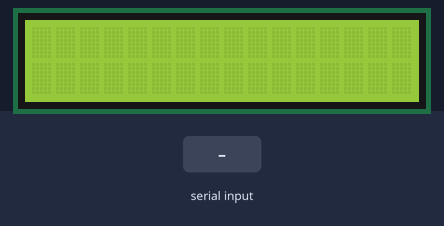
This sketch was run on a simulated Arduino Uno, built with avr-gcc and run on an emulated ATmega328P. Shown: 16×2 character LCD. The inputs (shaded band) are chosen by the test bench.

Above: at 1.2 s.
1.3 s: byte 30 received over Serial
2.8 s: byte 90 received over Serial
At 4.0 s:
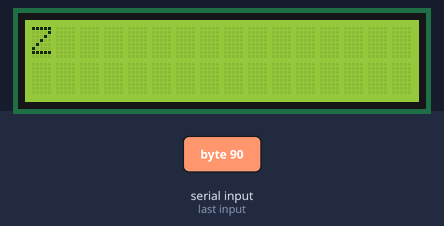
4.3 s: byte 120 received over Serial
At 5.4 s:
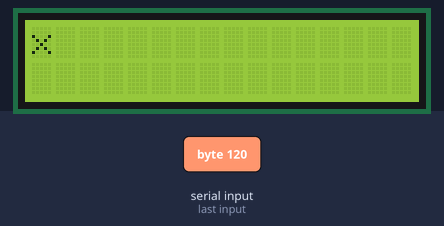
Timing chart, 0 to 7.3 s (numbered marks = the images above; inputs shaded):
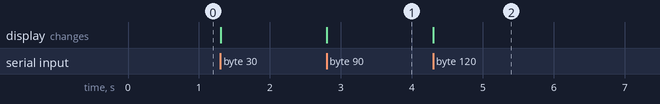

Measured:
- after the input at 4.3 s, the display: first changes at once (image 2 shows a later state)

The sketch:

LCD_displaying.ino
```cpp
#include <LiquidCrystal.h>

byte rs = 2, en = 3, d4 = 4, d5 = 5, d6 = 6, d7 = 7;
char message;
LiquidCrystal lcd(rs, en, d4, d5, d6, d7);

void setup() {
 lcd.begin(16, 2);
 Serial.begin(9600);
}

void loop() {
  if((Serial.available() > 0)){
    lcd.clear();

    while((Serial.available() > 0)){
      message=Serial.read();
      delay(1);
      lcd.print(message);
    }
  }
}
```
